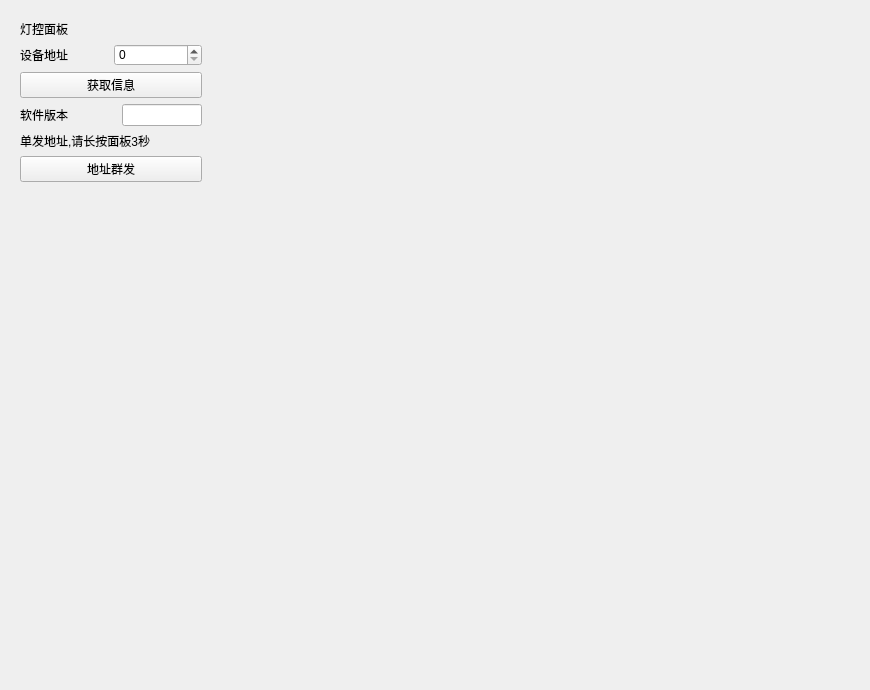
     <widget class="QWidget" name="page_panel">
      <property name="autoFillBackground">
       <bool>true</bool>
      </property>
      <layout class="QGridLayout" name="gridLayout_25">
       <item row="0" column="0">
        <widget class="QWidget" name="panel_widget" native="true">
         <property name="minimumSize">
          <size>
           <width>200</width>
           <height>300</height>
          </size>
         </property>
         <property name="maximumSize">
          <size>
           <width>200</width>
           <height>300</height>
          </size>
         </property>
         <layout class="QGridLayout" name="gridLayout_24">
          <item row="0" column="0">
           <layout class="QGridLayout" name="gridLayout_9">
            <item row="0" column="0">
             <widget class="QLabel" name="label_4">
              <property name="text">
               <string>灯控面板</string>
              </property>
             </widget>
            </item>
            <item row="1" column="0">
             <layout class="QGridLayout" name="gridLayout_7">
              <item row="0" column="0">
               <widget class="QLabel" name="label">
                <property name="minimumSize">
                 <size>
                  <width>0</width>
                  <height>0</height>
                 </size>
                </property>
                <property name="maximumSize">
                 <size>
                  <width>16777215</width>
                  <height>16777215</height>
                 </size>
                </property>
                <property name="text">
                 <string>设备地址</string>
                </property>
               </widget>
              </item>
              <item row="0" column="1">
               <widget class="QSpinBox" name="spinBox">
                <property name="maximumSize">
                 <size>
                  <width>16777215</width>
                  <height>22</height>
                 </size>
                </property>
                <property name="maximum">
                 <number>31</number>
                </property>
               </widget>
              </item>
             </layout>
            </item>
            <item row="2" column="0">
             <widget class="QPushButton" name="dev_info">
              <property name="text">
               <string>获取信息</string>
              </property>
             </widget>
            </item>
            <item row="3" column="0">
             <layout class="QGridLayout" name="gridLayout_8">
              <item row="0" column="0">
               <widget class="QLabel" name="label_3">
                <property name="minimumSize">
                 <size>
                  <width>0</width>
                  <height>0</height>
                 </size>
                </property>
                <property name="maximumSize">
                 <size>
                  <width>16777215</width>
                  <height>16777215</height>
                 </size>
                </property>
                <property name="text">
                 <string>软件版本</string>
                </property>
               </widget>
              </item>
              <item row="0" column="1">
               <widget class="QLineEdit" name="lineEdit">
                <property name="maximumSize">
                 <size>
                  <width>80</width>
                  <height>16777215</height>
                 </size>
                </property>
               </widget>
              </item>
             </layout>
            </item>
            <item row="4" column="0">
             <widget class="QLabel" name="label_2">
              <property name="text">
               <string>单发地址,请长按面板3秒</string>
              </property>
             </widget>
            </item>
            <item row="5" column="0">
             <widget class="QPushButton" name="pushButton">
              <property name="text">
               <string>地址群发</string>
              </property>
             </widget>
            </item>
           </layout>
          </item>
          <item row="1" column="0">
           <spacer name="verticalSpacer_8">
            <property name="orientation">
             <enum>Qt::Orientation::Vertical</enum>
            </property>
            <property name="sizeHint" stdset="0">
             <size>
              <width>20</width>
              <height>119</height>
             </size>
            </property>
           </spacer>
          </item>
         </layout>
        </widget>
       </item>
       <item row="0" column="1">
        <spacer name="horizontalSpacer_5">
         <property name="orientation">
          <enum>Qt::Orientation::Horizontal</enum>
         </property>
         <property name="sizeHint" stdset="0">
          <size>
           <width>648</width>
           <height>20</height>
          </size>
         </property>
        </spacer>
       </item>
       <item row="1" column="0">
        <spacer name="verticalSpacer_4">
         <property name="orientation">
          <enum>Qt::Orientation::Vertical</enum>
         </property>
         <property name="sizeHint" stdset="0">
          <size>
           <width>20</width>
           <height>368</height>
          </size>
         </property>
        </spacer>
       </item>
      </layout>
     </widget>
